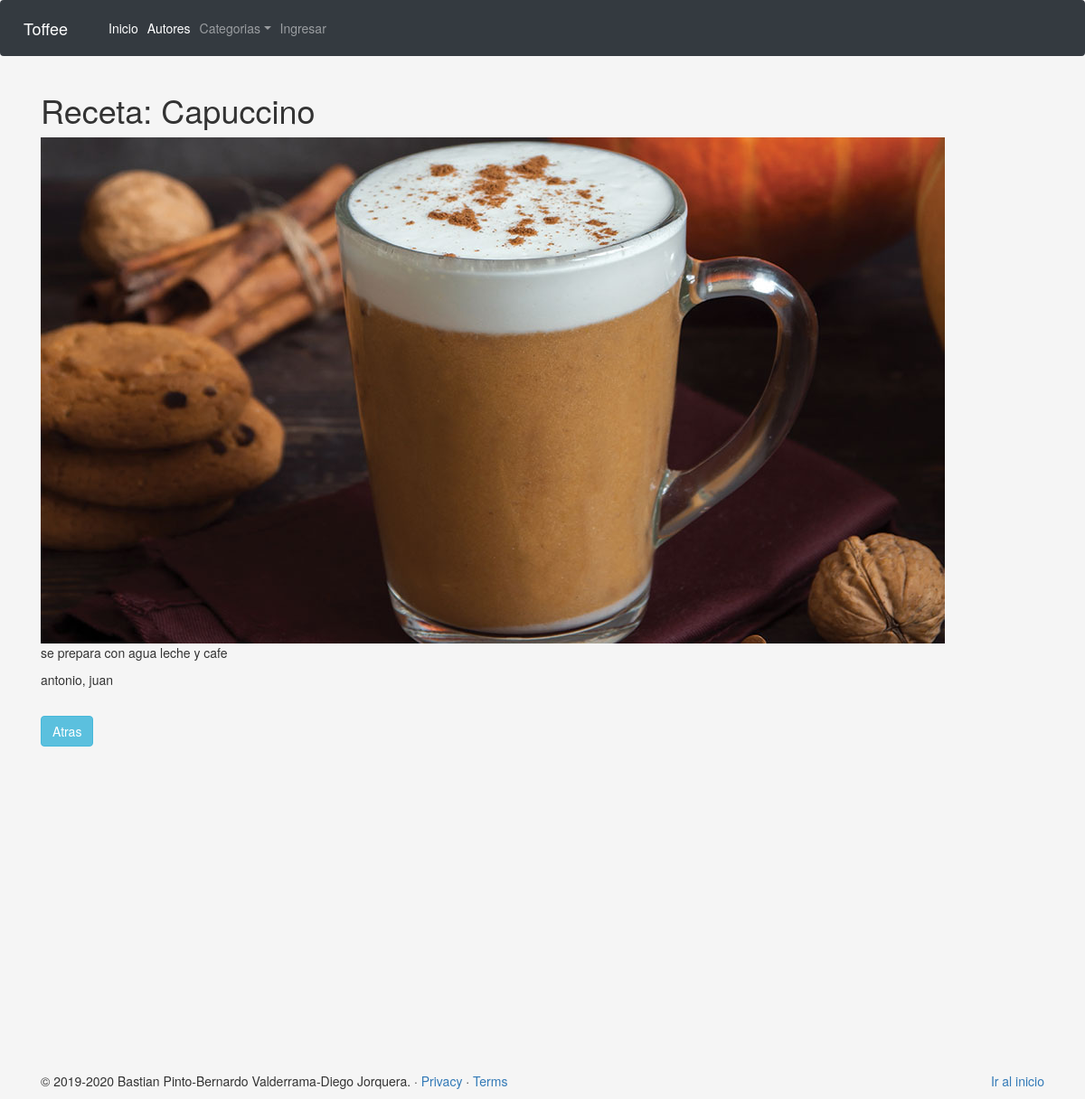
The page /web/receta/2 on the database its author committed.
### web/models.py (models this page shows, shortened)
class Receta(models.Model):
	titulo = models.CharField(max_length=100)
	receta = models.TextField(max_length=3000)
	fechingreso = models.DateField(null=True, blank=True)
	autor = models.ForeignKey('Autor', on_delete=models.SET_NULL, null=True)
	imagen = models.ImageField(upload_to='images/', null=True, blank=True)
	preparacion = models.ManyToManyField(Preparacion)
	def __str__(self):
		return self.titulo

class Autor(models.Model):
	pnombre = models.CharField('Nombre', max_length=100)
	papellido = models.CharField('Apellido', max_length=100)
	fechanac = models.DateField('Fecha de nacimiento', null=True, blank=True)
	fechamuerte = models.DateField('Fecha de defuncion', null=True, blank=True)
	class Meta:
		ordering = ['papellido', 'pnombre']
	def __str__(self):
		return f'{self.papellido}, {self.pnombre}'

### web/views.py (the view)
# urls.py: path('receta/<int:pk>', views.RecetaDetailView.as_view(), name='receta-detail'),
class RecetaDetailView(generic.DetailView):
    model = Receta

### web/templates/web/receta_detail.html (shortened to what this page needs)
{% extends "base_generic.html" %}
{% block content %}
<div class="container">
    <h1>Receta: {{ receta }} </h1>
    <img src={{receta.imagen}}>
    <p>{{receta.receta}}</p>
    <p>{{receta.autor}}</p>
    <br>
    <div class="botones">
        <a href="{% url 'recetas' %}" class="btn btn-info">Atras</a>
    </div>
</div><br><br><br><br><br><br><br><br><br><br><br><br><br><br><br><br><br><br>
{% endblock %}

### web/static/css/estilos.css (style rules this page uses)
body { background-color: rgb(245, 245, 245); }

### rows shown on the page
Receta: titulo "Capuccino", imagen (picture), receta "se prepara con agua leche y cafe", autor "antonio, juan"
